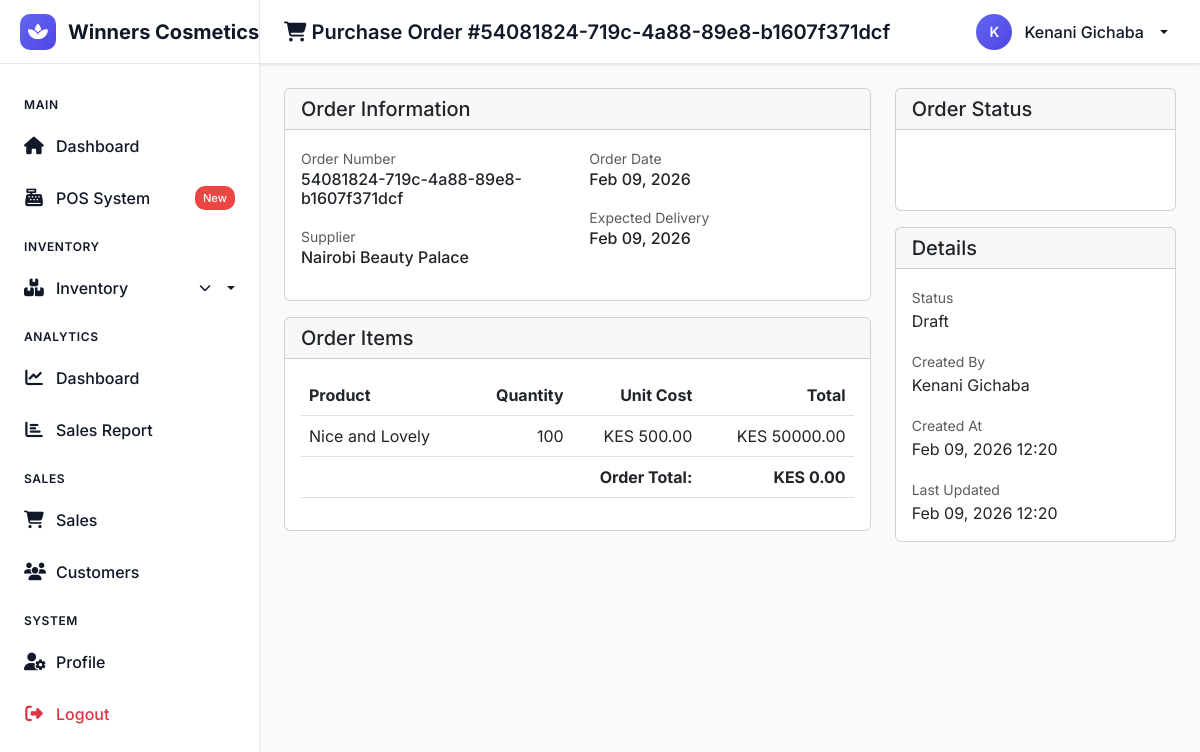
The app's page /inventory/purchase-orders/4/ (signed in) with its own data.
### core/models.py (models this page shows, shortened)
class PurchaseOrder(models.Model):
    STATUS_CHOICES = [
        ('DRAFT', 'Draft'),
        ('PENDING', 'Pending Approval'),
        ('APPROVED', 'Approved'),
        ('ORDERED', 'Ordered'),
        ('RECEIVED', 'Partially Received'),
        ('COMPLETED', 'Completed'),
        ('CANCELLED', 'Cancelled'),
    ]
    po_number = models.CharField(max_length=50, unique=True, default=uuid.uuid4)
    supplier = models.ForeignKey(Supplier, on_delete=models.CASCADE)
    order_date = models.DateField(auto_now_add=True)
    expected_date = models.DateField()
    status = models.CharField(max_length=10, choices=STATUS_CHOICES, default='DRAFT')
    total_amount = models.DecimalField(max_digits=12, decimal_places=2, default=0)
    notes = models.TextField(blank=True)
    created_by = models.ForeignKey(User, on_delete=models.SET_NULL, null=True)
    created_at = models.DateTimeField(auto_now_add=True)
    updated_at = models.DateTimeField(auto_now=True)

class Supplier(models.Model):
    name = models.CharField(max_length=200)
    contact_person = models.CharField(max_length=100, blank=True)
    email = models.EmailField(blank=True)
    phone = models.CharField(max_length=15)
    address = models.TextField(blank=True)
    tax_id = models.CharField(max_length=50, blank=True)
    payment_terms = models.TextField(blank=True)
    is_active = models.BooleanField(default=True)
    created_at = models.DateTimeField(auto_now_add=True)

class PurchaseOrderItem(models.Model):
    purchase_order = models.ForeignKey(PurchaseOrder, on_delete=models.CASCADE, related_name='items')
    product = models.ForeignKey(Product, on_delete=models.CASCADE)
    quantity = models.IntegerField(validators=[MinValueValidator(1)])
    unit_cost = models.DecimalField(max_digits=10, decimal_places=2)
    total_cost = models.DecimalField(max_digits=10, decimal_places=2)
    received_quantity = models.IntegerField(default=0)

class Product(models.Model):
    PRODUCT_TYPES = [
        ('SKIN', 'Skincare'),
        ('HAIR', 'Haircare'),
        ('MAKE', 'Makeup'),
        ('FRAG', 'Fragrance'),
        ('BATH', 'Bath & Body'),
        ('TOOL', 'Tools & Accessories'),
        ('MENS', "Men's Grooming"),
        ('SUN', 'Sun Care'),
    ]
    sku = models.CharField(max_length=50, unique=True, verbose_name="SKU")
    barcode = models.CharField(max_length=100, blank=True, unique=True)
    name = models.CharField(max_length=200)
    description = models.TextField(blank=True)
    category = models.ForeignKey(Category, on_delete=models.SET_NULL, null=True)
    brand = models.ForeignKey(Brand, on_delete=models.SET_NULL, null=True)
    product_type = models.CharField(max_length=10, choices=PRODUCT_TYPES)
    cost_price = models.DecimalField(max_digits=10, decimal_places=2, validators=[MinValueValidator(0)])
    selling_price = models.DecimalField(max_digits=10, decimal_places=2, validators=[MinValueValidator(0)])
    quantity = models.IntegerField(default=0, validators=[MinValueValidator(0)])
    low_stock_threshold = models.IntegerField(default=10)
    reorder_quantity = models.IntegerField(default=25)
    expiry_date = models.DateField(null=True, blank=True)
    batch_number = models.CharField(max_length=100, blank=True)
    supplier = models.ForeignKey(Supplier, on_delete=models.SET_NULL, null=True, blank=True)
    image = models.ImageField(upload_to='products/', blank=True)
    show_on_shop = models.BooleanField(default=False)
    is_featured = models.BooleanField(default=False)
    is_active = models.BooleanField(default=True)
    created_at = models.DateTimeField(auto_now_add=True)
    updated_at = models.DateTimeField(auto_now=True)
    class Meta:
        ordering = ['name']
        indexes = [
            models.Index(fields=['sku']),
            models.Index(fields=['barcode']),
            models.Index(fields=['name']),
            models.Index(fields=['category']),
        ]

### inventory/views.py (the view)
# urls.py: path('purchase-orders/<int:pk>/', views.purchase_order_detail, name='purchase_order_detail'),
@login_required
def purchase_order_detail(request, pk):
    order = get_object_or_404(PurchaseOrder, pk=pk)
    context = {
        'order': order,
        'items': order.items.all(),
    }
    return render(request, 'inventory/purchase_order_detail.html', context)

### templates/inventory/purchase_order_detail.html (shortened to what this page needs)
{% extends 'base.html' %}
{% load static %}
{% block page_title %}
<i class="fas fa-shopping-cart"></i> Purchase Order #{{ order.po_number }}
{% endblock %}
{% block content %}
<div class="row">
    <div class="col-lg-8">
        <div class="card mb-3">
            <div class="card-header">
                <h5 class="card-title mb-0">Order Information</h5>
            </div>
            <div class="card-body">
                <div class="row">
                    <div class="col-md-6">
                        <div class="mb-3">
                            <label class="text-muted small">Order Number</label>
                            <h6>{{ order.po_number }}</h6>
                        </div>
                        <div class="mb-3">
                            <label class="text-muted small">Supplier</label>
                            <h6>{{ order.supplier.name }}</h6>
                        </div>
                    </div>
                    <div class="col-md-6">
                        <div class="mb-3">
                            <label class="text-muted small">Order Date</label>
                            <h6>{{ order.order_date|date:"M d, Y" }}</h6>
                        </div>
                        <div class="mb-3">
                            <label class="text-muted small">Expected Delivery</label>
                            <h6>{{ order.expected_date|date:"M d, Y" }}</h6>
                        </div>
                    </div>
                </div>
            </div>
        </div>
        <div class="card mb-3">
            <div class="card-header">
                <h5 class="card-title mb-0">Order Items</h5>
            </div>
            <div class="card-body">
                <div class="table-responsive">
                    <table class="table table-hover">
                        <thead>
                            <tr>
                                <th>Product</th>
                                <th class="text-end">Quantity</th>
                                <th class="text-end">Unit Cost</th>
                                <th class="text-end">Total</th>
                            </tr>
                        </thead>
                        <tbody>
                            {% for item in items %}
                            <tr>
                                <td>{{ item.product.name }}</td>
                                <td class="text-end">{{ item.quantity }}</td>
                                <td class="text-end">KES {{ item.unit_cost|floatformat:2 }}</td>
                                <td class="text-end">KES {{ item.total_cost|floatformat:2 }}</td>
                            </tr>
                            {% empty %}
                            <tr>
                                <td colspan="4" class="text-center text-muted py-3">No items in this order</td>
                            </tr>
                            {% endfor %}
                        </tbody>
                        <tfoot>
                            <tr>
                                <td colspan="3" class="text-end fw-bold">Order Total:</td>
                                <td class="text-end fw-bold">KES {{ order.total_amount|floatformat:2 }}</td>
                            </tr>
                        </tfoot>
                    </table>
                </div>
            </div>
        </div>
    </div>
    <div class="col-lg-4">
        <div class="card mb-3">
            <div class="card-header">
                <h5 class="card-title mb-0">Order Status</h5>
            </div>
            <div class="card-body text-center">
                <span class="badge bg-{{ order.status|lower }} p-3" style="font-size: 1rem;">
                    {% if order.status == 'DRAFT' %}
                        <i class="fas fa-file"></i> Draft
                    {% elif order.status == 'PENDING' %}
                        <i class="fas fa-clock"></i> Pending Approval
                    {% elif order.status == 'APPROVED' %}
                        <i class="fas fa-check"></i> Approved
                    {% elif order.status == 'ORDERED' %}
                        <i class="fas fa-cart-arrow-down"></i> Ordered
                    {% elif order.status == 'RECEIVED' %}
                        <i class="fas fa-box"></i> Received
                    {% elif order.status == 'COMPLETED' %}
                        <i class="fas fa-check-circle"></i> Completed
                    {% elif order.status == 'CANCELLED' %}
                        <i class="fas fa-ban"></i> Cancelled
                    {% else %}
                        {{ order.status }}
                    {% endif %}
                </span>
            </div>
        </div>
        <div class="card">
            <div class="card-header">
                <h5 class="card-title mb-0">Details</h5>
            </div>
            <div class="card-body">
                <div class="mb-3">
                    <label class="text-muted small">Status</label>
                    <p class="mb-0">{{ order.get_status_display }}</p>
                </div>
                <div class="mb-3">
                    <label class="text-muted small">Created By</label>
                    <p class="mb-0">{{ order.created_by.get_full_name|default:order.created_by }}</p>
                </div>
                <div class="mb-3">
                    <label class="text-muted small">Created At</label>
                    <p class="mb-0">{{ order.created_at|date:"M d, Y H:i" }}</p>
                </div>
                <div class="mb-0">
                    <label class="text-muted small">Last Updated</label>
                    <p class="mb-0">{{ order.updated_at|date:"M d, Y H:i" }}</p>
                </div>
            </div>
        </div>
    </div>
</div>
{% endblock %}

### templates/base.html (shortened to what this page needs)
{% load static %}
<!DOCTYPE html>
<html lang="en" class="h-100">
<head>
    <link href="https://cdn.jsdelivr.net/npm/bootstrap@5.3.0/dist/css/bootstrap.min.css" rel="stylesheet">
    <link rel="stylesheet" href="https://cdnjs.cloudflare.com/ajax/libs/font-awesome/6.4.0/css/all.min.css">
    <link rel="stylesheet" href="{% static 'css/unified.css' %}">
</head>
<body>
    <div class="app-container">
        <aside class="sidebar" id="sidebar">
            <div class="sidebar-header">
                <a href="{% url 'dashboard' %}" class="logo">
                    <div class="logo-icon">
                        <i class="fas fa-spa"></i>
                    </div>
                    <span class="logo-text">Winners Cosmetics</span>
                </a>
            </div>
            <nav class="sidebar-nav">
                <div class="nav-section">Main</div>
                <div class="nav-item">
                    <a href="{% url 'dashboard' %}" class="nav-link {% if request.path == '/dashboard/' %}active{% endif %}">
                        <i class="fas fa-home nav-icon"></i>
                        <span class="nav-text">Dashboard</span>
                    </a>
                </div>
                <div class="nav-item">
                    <a href="{% url 'pos_dashboard' %}" class="nav-link">
                        <i class="fas fa-cash-register nav-icon"></i>
                        <span class="nav-text">POS System</span>
                        <span class="nav-badge">New</span>
                    </a>
                </div>
                <div class="nav-section">Inventory</div>
                <div class="nav-item dropdown">
                    <a class="nav-link dropdown-toggle" data-bs-toggle="dropdown" role="button" aria-expanded="false">
                        <i class="fas fa-boxes nav-icon"></i>
                        <span class="nav-text">Inventory</span>
                        <i class="fas fa-chevron-down ms-auto" style="font-size: 0.75rem;"></i>
                    </a>
                </div>
                <div class="nav-section">Analytics</div>
                <div class="nav-item">
                    <a href="{% url 'analytics_dashboard' %}" class="nav-link">
                        <i class="fas fa-chart-line nav-icon"></i>
                        <span class="nav-text">Dashboard</span>
                    </a>
                </div>
                <div class="nav-item">
                    <a href="{% url 'sales_report' %}" class="nav-link">
                        <i class="fas fa-chart-bar nav-icon"></i>
                        <span class="nav-text">Sales Report</span>
                    </a>
                </div>
                <div class="nav-section">Sales</div>
                <div class="nav-item">
                    <a href="{% url 'sale_list' %}" class="nav-link">
                        <i class="fas fa-shopping-cart nav-icon"></i>
                        <span class="nav-text">Sales</span>
                    </a>
                </div>
                <div class="nav-item">
                    <a href="{% url 'customer_list' %}" class="nav-link">
                        <i class="fas fa-users nav-icon"></i>
                        <span class="nav-text">Customers</span>
                    </a>
                </div>
                <div class="nav-section">System</div>
                <div class="nav-item">
                    <a href="{% url 'profile' %}" class="nav-link">
                        <i class="fas fa-user-cog nav-icon"></i>
                        <span class="nav-text">Profile</span>
                    </a>
                </div>
                <div class="nav-item">
                    <form method="POST" action="{% url 'logout' %}" style="display: inline;">
                        <button type="submit" class="nav-link text-danger border-0 bg-transparent w-100 text-start">
                            <i class="fas fa-sign-out-alt nav-icon"></i>
                            <span class="nav-text">Logout</span>
                        </button>
                    </form>
                </div>
            </nav>
        </aside>
        <main class="main-content">
            <header class="top-header shadow-sm">
                <div class="d-flex align-items-center gap-3">
                    <h1 class="page-title">{% block page_title %}Dashboard{% endblock %}</h1>
                </div>
                <div class="header-actions">
                    <div class="user-menu dropdown">
                        <button class="dropdown-toggle" data-bs-toggle="dropdown" aria-expanded="false">
                            <div class="user-avatar">
                                {{ user.get_full_name|default:user.username|first|upper }}
                            </div>
                            <span class="user-name d-none d-md-inline">
                                {{ user.get_full_name|default:user.username }}
                            </span>
                        </button>
                    </div>
                </div>
            </header>
            <div class="content-wrapper fade-in">
                {% block content %}{% endblock %}
            </div>
        </main>
    </div>
</body>
</html>

### records on screen
PurchaseOrder: po_number "54081824-719c-4a88-89e8-b1607f371dcf", supplier.name "Nairobi Beauty Palace", order_date "Feb 09, 2026", expected_date "Feb 09, 2026", total_amount "0.00", status "Draft", created_by.get_full_name "Kenani Gichaba", created_at "Feb 09, 2026 12:20", updated_at "Feb 09, 2026 12:20"
PurchaseOrderItem: product.name "Nice and Lovely", quantity "100", unit_cost "500.00", total_cost "50000.00"

### other values on screen
{{ user.get_full_name|default:user.username|first|upper }} "K"
{{ user.get_full_name|default:user.username }} "Kenani Gichaba"
